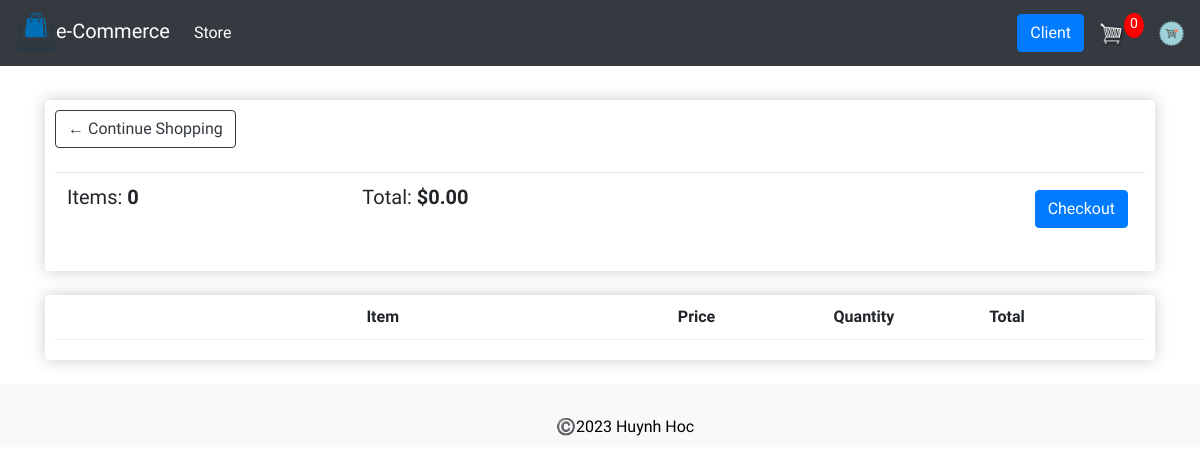
The app's page /cart/ (signed in), older data.
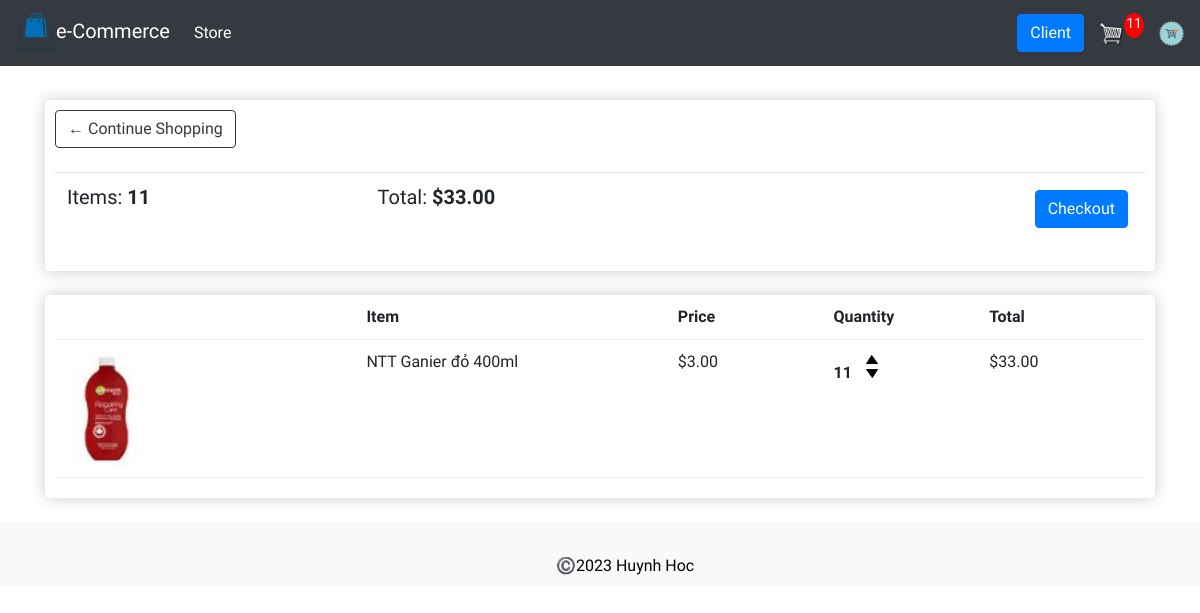
The same page, newer data.
### store/models.py (models this page shows, shortened)
class Order(models.Model):
    customer = models.ForeignKey(Customer, on_delete=models.SET_NULL, null=True, blank=True)
    date_order = models.DateTimeField(auto_now_add=True)
    complete = models.BooleanField(default=False, null=True, blank=True)
    transaction_id = models.CharField(max_length=200, null=True)
    @property
    def get_cart_total(self):
        orderitems = self.orderitem_set.all()
        total = sum([item.get_total for item in orderitems])
        return total
    @property
    def get_cart_items(self):
        orderitems = self.orderitem_set.all()
        total = sum([item.quantity for item in orderitems])
        return total

class OrderItem(models.Model):
    product = models.ForeignKey(Product, on_delete=models.SET_NULL, null=True)
    order = models.ForeignKey(Order, on_delete=models.SET_NULL, null=True)
    quantity = models.IntegerField(default=0, null=True, blank=True)
    date_added = models.DateTimeField(auto_now_add=True)
    @property
    def get_total(self):
        total = self.product.price * self.quantity
        return total

class Product(models.Model):
    productId = models.CharField(max_length=20, null=False)
    name = models.CharField(max_length=200, null=False)
    price = models.FloatField(max_length=200, null=True)
    quantity = models.IntegerField(default=0, null=True, blank=True)
    digital = models.BooleanField(default=False, null=True, blank=True)
    image = models.ImageField(null=True, blank=True)
    @property
    def imageURL(self):
        try:
            url = self.image.url
        except Exception as ex:
            print("ex url: ", ex)
            url = ''
        return url

### store/views.py (the view)
# urls.py: path('cart/', views.cart, name="cart"),
def cart(request):
    data = cartData(request)
    cartItems = data['cartItems']
    order = data['order']
    items = data['items']
    context = {'items': items, 'order': order, 'cartItems': cartItems}
    return render(request, 'store/cart.html', context)

### store/utils.py (called while the page is built)
def cartData(request):
    if request.user.is_authenticated:
        customer = request.user.customer
        order, created = Order.objects.get_or_create(customer=customer, complete=False)
        items = order.orderitem_set.all()
        cartItems = order.get_cart_items
    else:
        cookieData = cookieCart(request)
        cartItems = cookieData['cartItems']
        order = cookieData['order']
        items = cookieData['items']
    return {'cartItems': cartItems, 'order': order, 'items': items}

### templates/store/cart.html (shortened to what this page needs)
{% extends 'store/main.html' %}
{% load static %}
{% block content %}
	<div class="row">
		<div class="col-lg-12">
			<div class="box-element">
				<a  class="btn btn-outline-dark" href="{% url 'store' %}">&#x2190; Continue Shopping</a>
				<br>
				<br>
				<table class="table">
					<tr>
						<th><h5>Items: <strong>{{order.get_cart_items}}</strong></h5></th>
						<th><h5>Total:<strong> ${{order.get_cart_total|floatformat:2}}</strong></h5></th>
						<th>
							<a  style="float:right; margin:5px;" class="btn btn-primary" href="{% url 'checkout' %}">Checkout</a>
						</th>
					</tr>
				</table>
			</div>
			<br>
			<div class="box-element">
				<div class="cart-row">
					<div style="flex:2"><strong>Item</strong></div>
					<div style="flex:1"><strong>Price</strong></div>
					<div style="flex:1"><strong>Quantity</strong></div>
					<div style="flex:1"><strong>Total</strong></div>
				</div>
				{% for item in items %}
				<div class="cart-row">
					<div style="flex:2"><img class="row-image" src="{{item.product.imageURL}}"></div>
					<div style="flex:2"><p>{{item.product.name}}</p></div>
					<div style="flex:1"><p>${{item.product.price|floatformat:2}}</p></div>
					<div style="flex:1">
						<p class="quantity">{{item.quantity}}</p>
						<div class="quantity">
							<img data-product="{{item.product.id}}" data-action="add" class="chg-quantity update-cart" src="{% static  'images/arrow-up.png' %}">
							<img data-product="{{item.product.id}}" data-action="remove" class="chg-quantity update-cart" src="{% static  'images/arrow-down.png' %}">
						</div>
					</div>
					<div style="flex:1"><p>${{item.get_total|floatformat:2}}</p></div>
				</div>
				{% endfor %}
			</div>
		</div>
	</div>
{% endblock content %}

Row changes from the older to the newer data that the page shows:
removed Order: get_cart_items "0", get_cart_total "0.00"
added Order: get_cart_items "11", get_cart_total "33.00"
added OrderItem: product.imageURL (picture), product.name "NTT Ganier đỏ 400ml", product.price "3.00", quantity "11", get_total "33.00"
Text that changed along with them:
{{ cartItems }}: "0" → "11"
